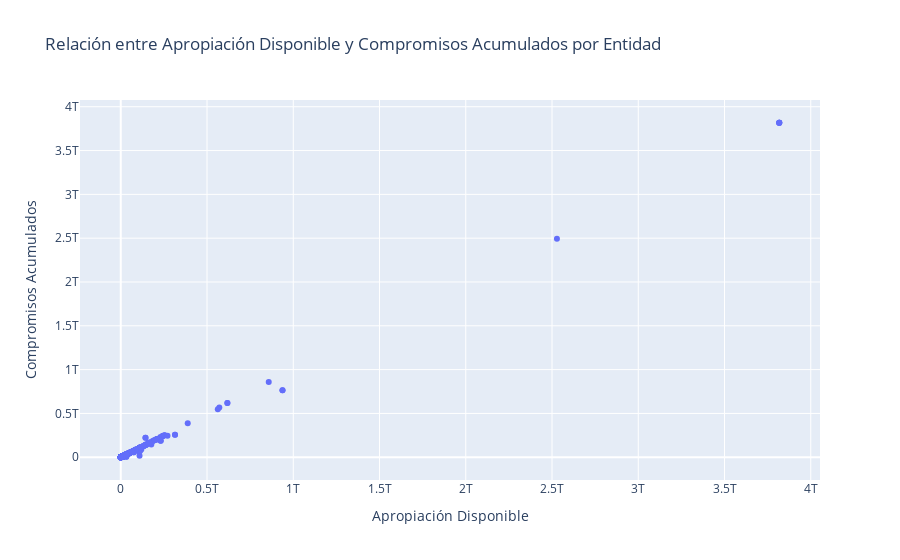

Notebook cell for this chart:
### Markdown cell above
## Gráfico de dispersión

Se realiza un gráfico de dispersión para entender la relación entre las variables "Apropiación Disponible" (en el eje x) y los "Compromisos Acumulados" (en el eje y) para cada entidad. Cada punto en el gráfico representa una entidad específica, y su posición en el gráfico indica cuánta "Apropiación Disponible" tiene en comparación con sus "Compromisos Acumulados".

La mayoría de entidades se encuentran ubicadas en un mismo cuadrante, dando a entender que estas entidades tienen valores similares en las variables.

Nuevamente sobresale la entidad 112 (Secretaría de Educación del Distrito) cuya posición está muy alejada del resto, por esta gráfica podría llegar a pensarse que se trata de un dato atípico, pero no es así dado que la mayoría del presupuesto del Distrito se invierte en educación.

### Code cell
grafico_dispercion = px.scatter(indicadores_fusuion,
                 x="apropiacion_disponible",
                 y="compromisos_acumulados",
                 hover_data=["entidad"],
                 title="Relación entre Apropiación Disponible y Compromisos Acumulados por Entidad")

grafico_dispercion.update_xaxes(title_text="Apropiación Disponible")
grafico_dispercion.update_yaxes(title_text="Compromisos Acumulados")

grafico_dispercion.show()

### Figure 1 — Plotly figure (JSON) as saved in the notebook; plotly's stock layout.template omitted (floating-point values rounded to 4 significant figures; data arrays with more than 128 entries replaced by an {"elided": "..."} marker saying what was removed)
{"data": [{"customdata": {"elided": "505x1 str values"}, "hovertemplate": "apropiacion_disponible=%{x}<br>compromisos_acumulados=%{y}<br>entidad=%{customdata[0]}<extra></extra>", "legendgroup": "", "marker": {"color": "#636efa", "symbol": "circle"}, "mode": "markers", "name": "", "orientation": "v", "showlegend": false, "type": "scatter", "x": {"elided": "505 int values"}, "xaxis": "x", "y": {"elided": "505 int values"}, "yaxis": "y"}], "layout": {"legend": {"tracegroupgap": 0}, "title": {"text": "Relación entre Apropiación Disponible y Compromisos Acumulados por Entidad"}, "xaxis": {"anchor": "y", "domain": [0, 1], "title": {"text": "Apropiación Disponible"}}, "yaxis": {"anchor": "x", "domain": [0, 1], "title": {"text": "Compromisos Acumulados"}}}}
